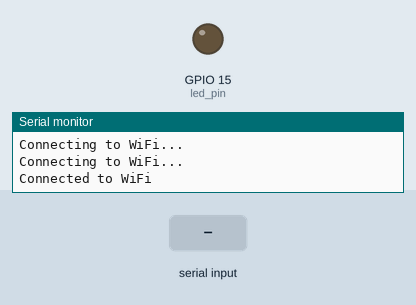
The sketch below on a simulated ESP32. Parts: output pins drawn as LEDs (lit = HIGH), the last lines printed to the serial monitor. The inputs (shaded band) are chosen by the test bench. WiFi joins after 1.5 s; servers stay silent unless stated; uploads are accepted with an empty reply.

Above: at 3.2 s.
3.3 s: "1" received over Serial
At 5.7 s:
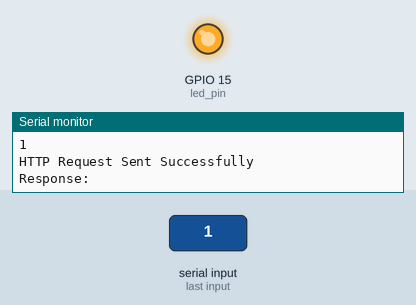
6.0 s: "0" received over Serial
Timing chart, 0 to 13.2 s (numbered marks = the images above; inputs shaded):
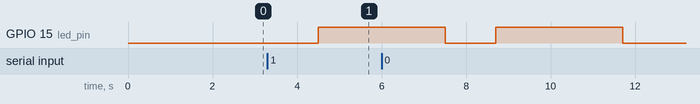

Measured:
- after the input at 3.3 s, GPIO 15 (led_pin): LOW → HIGH after 1.2 s

The sketch:

rfid_working.ino
```cpp
#include <WiFi.h>
#include <HTTPClient.h>

// Define Wi-Fi credentials
const char* ssid = "Galaxy A14";
const char* password = "galaxy12345";

const String endpointURL = "http://192.168.91.54:5000/entry"; // Replace with your endpoint URL
int led_pin = 15;
void setup()
{
   Serial.begin(9600);
    pinMode(led_pin, OUTPUT);
   // Connect to Wi-Fi
   WiFi.begin(ssid, password);
   while (WiFi.status() != WL_CONNECTED)
   {
      delay(1000);
      Serial.println("Connecting to WiFi...");
   }

   Serial.println("Connected to WiFi");
}

void loop()
{
   if (Serial.available())
   {
      String inputData = Serial.readString(); // Read the incoming data
      inputData.trim(); // Remove any leading/trailing white spaces
      Serial.println(inputData);
      // Send HTTP request
      HTTPClient http;
      http.begin(endpointURL); // Specify the endpoint URL
      http.addHeader("Content-Type", "application/json"); // Specify the content type as JSON if needed

      // Example payload for the PUT request
      String payload = "{\"rfid\": \"" + inputData + "\"}";

      int httpResponseCode = http.POST(payload);
      if (httpResponseCode == HTTP_CODE_OK)
      {
         Serial.println("HTTP Request Sent Successfully");

         // Read and print the response
         String response = http.getString();
         Serial.println("Response:");
         Serial.println(response);
           digitalWrite(led_pin, HIGH);
         delay(3000);
         digitalWrite(led_pin, LOW);
         // Add code here to handle a successful request
      }
      else
      {
         Serial.print("HTTP Error Code: ");
         Serial.println(httpResponseCode);
         // Add code here to handle an error in the request
      }
      http.end();
   }
}
```
